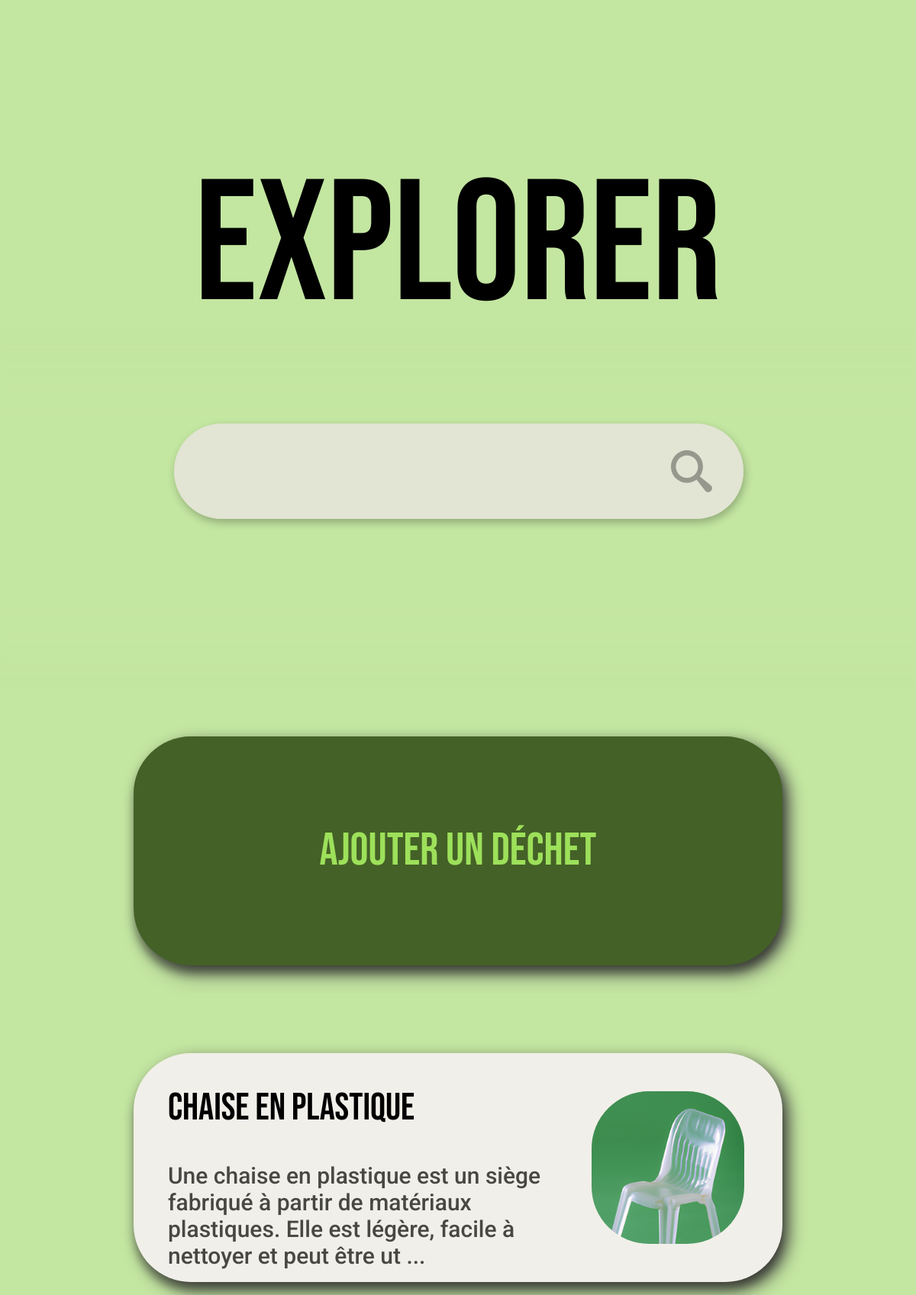
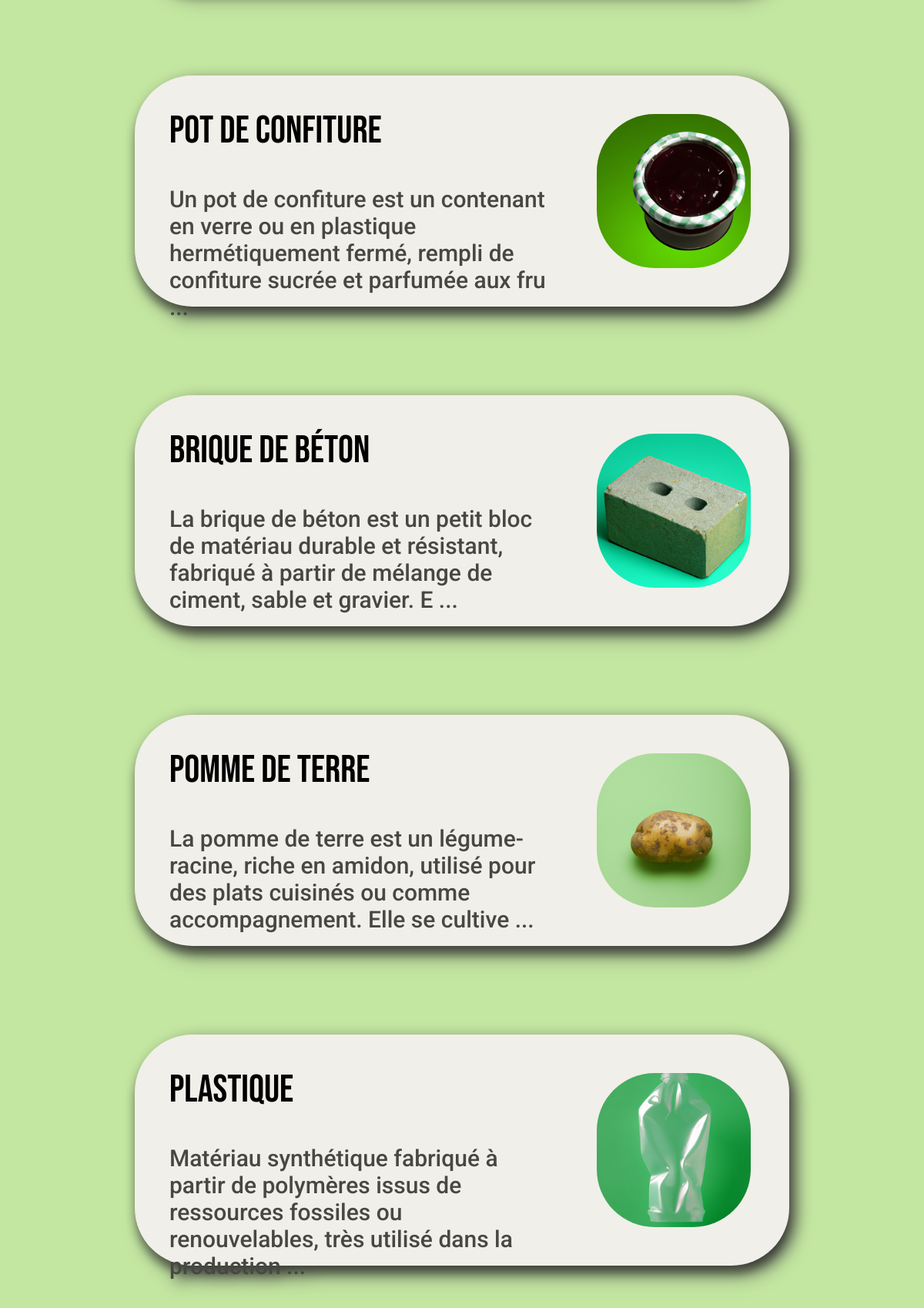
Screenshot of /?page=2 (upper part) with the database file from the repository (2 pictures, top to bottom).
### app/models.py (models this page shows, shortened)
class Waste(db.Model):
    id = db.Column(db.Integer, primary_key=True)
    name = db.Column(db.String(20), unique=True, nullable=False)
    description = db.Column(db.Text, nullable=False)
    list_recycling_possibilitites = db.Column(db.Text, nullable=False)
    nb_views = db.Column(db.Integer, nullable=False, default=0)
    last_viewed = db.Column(db.DateTime, nullable=False,
                            default=datetime.utcnow)

### app/main/routes.py (the view)
@main_bp.route('/', methods=['GET', 'POST'])
def index():
    form = SearchForm()
    page = request.args.get('page', default=1, type=int)
    search_term = form.search_content.data
    query = Waste.query
    if search_term:
        query = query.filter((Waste.name.ilike(f'%{search_term}%')) | (Waste.description.ilike(f'%{search_term}%')))
        page = 1
    wastes = query.order_by(Waste.last_viewed.desc()).paginate(page=page, per_page=5)
    return render_template('index.html', wastes=wastes, title='Home', form=form, location='index')

### app/main/forms.py
class SearchForm(FlaskForm):
    search_content = StringField('Nom de la recherche', validators=[
                             DataRequired(), Length(min=2, max=50)])
    search_validated = SubmitField('')

### app/templates/index.html (shortened to what this page needs)
{% extends "layout.html" %}
{% block head %}
<link rel="stylesheet" href="{{ url_for('static', filename='css/article-waste-container.css') }}">
<link rel="stylesheet" href="{{ url_for('static', filename='css/container-new.css') }}">
{% endblock %}
{% block content %}
<div class="div-content-site-search">
    <nav class="navbar-search">
        <div class="navbar-search-clear"></div>
        <h1>EXPLORER</h1>
        <form method="POST" class="search-container" , action="">
            <fieldset class="search-bar">
                <dir>
                    {% if form.search_content.errors %}
                    {{ form.search_content(class="form-input") }}
                    <div class="error-message">
                        {% for error in form.search_content.errors %}
                        <span>{{ error }}</span>
                        {% endfor %}
                    </div>
                    {% else %}
                    {{ form.search_content(class="form-input") }}
                    {% endif %}
                </dir>
            </fieldset>
            <dir class="search-validation">
                <img src="{{ url_for('static', filename='assets/icons/search_4.svg') }}" alt="Icon">
                {{form.search_validated(class="btn-validation")}}
            </dir>
        </form>
    </nav>
    <div class="new-container-large">
        <a href="{{url_for('wastes.waste_new')}}" target="_self">
            <h2>Ajouter un déchet</h2>
        </a>
    </div>
    {% for waste in wastes.items %}
    <div class="content-container">
        <a href="{{ url_for('wastes.waste', waste_id=waste.id) }}" target="_self">
            <div class="text-container">
                <h2>{{ waste.name }}</h2>
                {% if waste.description[:130] !=  waste.description[:131] %}
                <p>{{ waste.description[:130] + ' ...' }}</p>
                {% else %}
                <p>{{ waste.description }}</p>
                {% endif %}
            </div>
            <div class="image-container">
                <img src={{ url_for('static', filename='uploads/wastes/' + waste.name + '.png' ) }} alt="Image">
            </div>
        </a>
    </div>
    {% endfor %}
</div>
{% endblock content %}

### app/static/css/main.css (style rules this page uses)
body { background-color: #C3E6A1; font-family: 'Roboto', sans-serif; }
.navbar, .navbar-search { position: fixed; left: 0%; width: 100%; top: 0%; z-index: 9998; margin: 0; }
.navbar-search { height: 850px; }
.navbar-clear, .navbar-search-clear { position: absolute; left: 0%; right: 0%; top: 0%; background: #C3E6A1; }
.navbar-search-clear { bottom: 14.29%; }
.navbar h1, .navbar-search h1 { left: 0; right: 0; position: absolute; margin: auto; display: flex; align-items: center; justify-content: center; text-align: center; font-family: 'Bebas Neue'; font-style: normal; font-weight: 400; font-size: 225px; line-height: 270px; color: #000000; }
.navbar-search h1 { top: 3.82%; bottom: 27.35%; }
.search-container { position: absolute; left: 18.8%; right: 18.7%; top: 65.29%; bottom: 20%; }
.search-bar { position: absolute; left: 0%; right: 0%; top: 0%; bottom: 0%; background: #E2E4D4; box-shadow: 2px 5px 11px rgba(0, 0, 0, 0.25); border-radius: 62.5px; border: none; }
.search-bar .form-input { position: absolute; left: 3.41%; right: 17.19%; top: 18.4%; bottom: 18.4%; border-radius: 62.5px; border: none; background: none; font-family: 'Roboto'; font-style: normal; font-weight: 500; font-size: 30px; line-height: 35px; color: #474744; margin: auto; }
.search-container .search-validation { position: absolute; left: 86.22%; right: 4.74%; top: 15.6%; bottom: 15.6%; padding: 0; }
.search-container .search-validation .btn-validation { position: absolute; left: 0%; right: 0%; top: 0%; bottom: 0%; background: none; border: none; }
.search-container .search-validation img { position: absolute; width: 100%; height: 100%; object-fit: contain; }
.div-content-site-search { position: relative; left: 0%; right: 0%; margin-top: 965px; margin-bottom: 260px; padding-bottom: 230px; }

### app/static/css/article-waste-container.css (style rules this page uses)
.content-container { filter: drop-shadow(8px 8px 10px #474744); Width: 850px; Height: 300px; margin-top: 115px; margin-left: calc(50% - 850px/2); margin-right: calc(50% + 850px/2); text-decoration: none; background: #F1EFE9; box-shadow: 0px 11px 11px rgba(0, 0, 0, 0.25); border-radius: 75px; }
.text-container { position: absolute; left: 5.29%; right: 35.88%; font-style: normal; }
.text-container h2 { top: 15%; bottom: 62.67%; font-family: 'Bebas Neue'; font-weight: 400; font-size: 50px; line-height: 60px; display: flex; align-items: center; color: #000000; }
.text-container p { top: 40%; bottom: 15%; font-family: 'Roboto'; font-weight: 500; font-size: 30px; line-height: 35px; color: #474744; }
.image-container { position: absolute; left: 70.59%; right: 5.88%; top: 16.67%; bottom: 16.67%; background: #FFFCF8; border-radius: 75px; }
.image-container img { width: 100%; height: 100%; object-fit: cover; border-radius: 75px; }

### app/static/css/container-new.css (style rules this page uses)
.new-container-large, .new-container { filter: drop-shadow(8px 8px 10px #474744); margin-top: 115px; text-decoration: none; background: #446127; box-shadow: 0px 11px 11px rgba(0, 0, 0, 0.25); border-radius: 75px; }
.new-container-large { Width: 850px; Height: 300px; margin-left: calc(50% - 850px/2); margin-right: calc(50% + 850px/2); }
.new-container-large h2, .new-container h2 { position: absolute; margin: auto; display: flex; align-items: center; justify-content: center; text-align: center; font-family: 'Bebas Neue'; font-style: normal; font-weight: 400; font-size: 60px; line-height: 60px; color: #9DE05A; }
.new-container-large h2 { left: 2.94%; right: 2.94%; top: 38.67%; bottom: 39%; }

### rows the page displays
Waste: name "chaise en plastique", description "Une chaise en plastique est un siège fabriqué à partir de matériaux plastiques. Elle est légère, facile à nettoyer et peut être ut ...", name (picture)
Waste: name "pot de confiture", description "Un pot de confiture est un contenant en verre ou en plastique hermétiquement fermé, rempli de confiture sucrée et parfumée aux fru ...", name (picture)
Waste: name "brique de béton", description "La brique de béton est un petit bloc de matériau durable et résistant, fabriqué à partir de mélange de ciment, sable et gravier. E ...", name (picture)
Waste: name "pomme de terre", description "La pomme de terre est un légume-racine, riche en amidon, utilisé pour des plats cuisinés ou comme accompagnement. Elle se cultive ...", name (picture)
Waste: name "plastique", description "Matériau synthétique fabriqué à partir de polymères issus de ressources fossiles ou renouvelables, très utilisé dans la production ...", name (picture)
